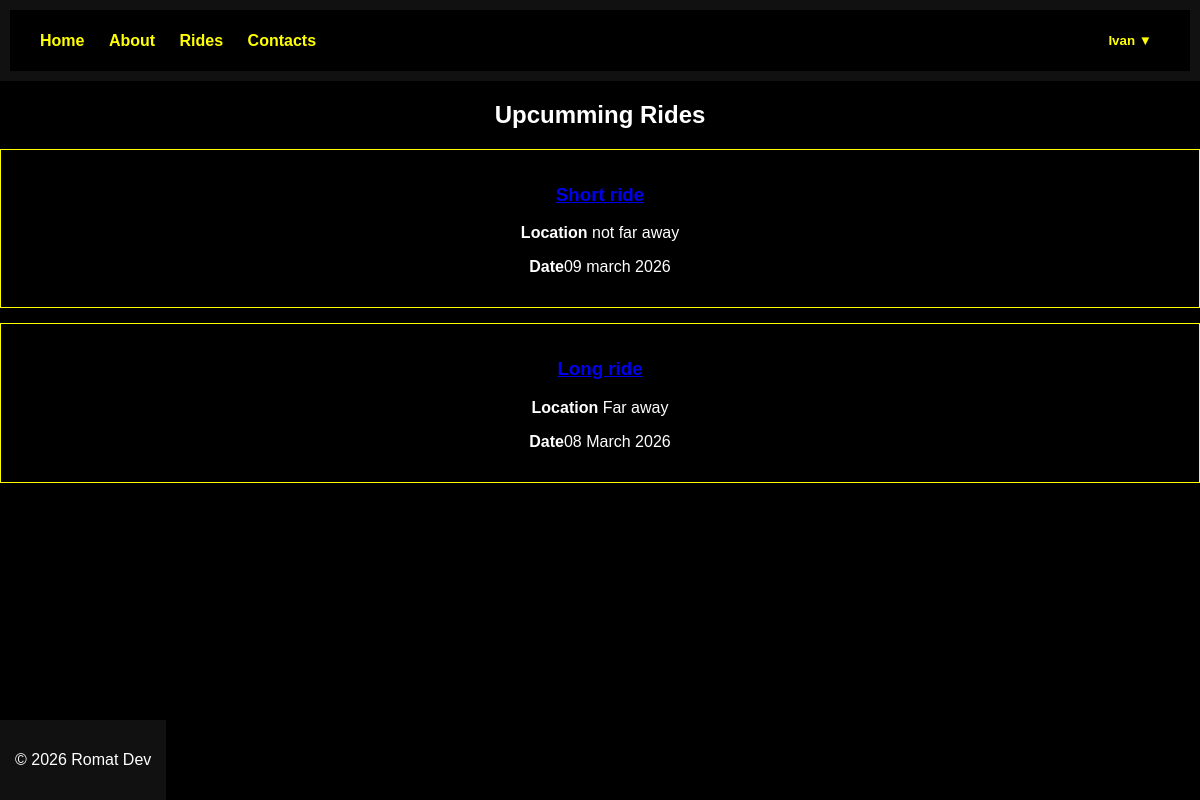
/rides (signed in), run on the app's committed database.
### app.py (models this page shows)
class User(UserMixin, db.Model):
    id = db.Column(db.Integer, primary_key=True)
    username = db.Column(db.String(150), unique=True, nullable=False)
    password = db.Column(db.String(200), nullable=False)
    role = db.Column(db.String(20), default='member')
    approved = db.Column(db.Boolean, default=False)
    is_senior = db.Column(db.Boolean, default=False)
    chapter = db.Column(db.String(50))

class Ride(db.Model):
    id = db.Column(db.Integer, primary_key=True)
    title = db.Column(db.String(200))
    location = db.Column(db.String(200))
    ride_date = db.Column(db.String(100))
    description = db.Column(db.Text)
    created_by = db.Column(db.Integer)
    meeting_points = db.relationship(
        'MeetingPoint',
        backref='ride',
        cascade="all, delete-orphan"
    )
    participants = db.relationship(
        'RideParticipant',
        backref='ride',
        cascade='all, delete-orphan'
    )

### app.py (the view)
@app.route('/rides')
def rides():
    rides = Ride.query.order_by(Ride.id.desc()).all()
    return render_template('rides.html', rides=rides)

### app.py (called while the page is built)
@login_manager.user_loader
def load_user(user_id):
    return User.query.get(int(user_id))

### templates/rides.html (shortened to what this page needs)
{% extends "base.html"%}
{% block content %}
<h2>Upcumming Rides</h2>
{% for ride in rides %}
    <div style="border:1px solid yellow; padding:15px; margin-bottom:15px;">
        <h3>
            <a href="{{ url_for('ride_detail', ride_id=ride.id) }}">{{ ride.title }} </a>
        </h3>
        <p><strong>Location</strong> {{ ride.location }}</p>
        <p><strong>Date</strong>{{ ride.ride_date }}</p>
    </div>
{% else %}
    <p>No Rides Sceduled </p>
{% endfor %}
{% endblock %}

### templates/base.html (shortened to what this page needs)
<!DOCTYPE html>
<html lang="en">
<head>
    <link rel="stylesheet" href="{{ url_for('static', filename='css/style.css') }}">
</head>
<body>
<header>
    <nav class="navbar">
        <div class="nav-left">
            <a href="{{ url_for('index') }}">Home</a>
            <a href="{{ url_for('about') }}">About</a>
            <a href="{{ url_for('rides') }}">Rides</a>
            <a href="{{ url_for('contacts') }}">Contacts</a>
        </div>
        <div class="nav-right">
            {% if current_user.is_authenticated %}
            <div class="dropdown">
                <button class="dropbtn">
                    {{ current_user.username }} ▼
                </button>
            </div>
            {% else %}
                <a href="{{ url_for('login') }}">Login</a>
                <a href="{{ url_for('register') }}">Register</a>
            {% endif %}
        </div>
    </nav>
</header>
<main>
    {% block content %}
    {% endblock %}
</main>
<footer>
    <p>© 2026 Romat Dev</p>
</footer>
</body>
</html>

### static/css/style.css (style rules this page uses)
body { background-color: black; color: white; font-family: Arial, Helvetica, sans-serif; margin: 0; text-align: center; }
header { background-color: #111; padding: 10px; }
.navbar { display:flex; justify-content:space-between; align-items:center; background:black; padding:15px 30px; }
.navbar a { color:yellow; text-decoration:none; margin-right:20px; font-weight:bold; }
.nav-right { position:relative; }
.dropbtn { background:black; color:yellow; border:none; font-weight:bold; cursor:pointer; }
.dropdown { position:relative; display:inline-block; }
footer { background-color: #111; text-align: center; padding: 15px; margin-top: 40px; position: fixed; bottom: 0; }
button { padding: 8px; background-color: yellow; border: none; font-weight: bold; cursor: pointer; }

### data on the page
User: username "Ivan"
Ride: title "Short ride", location "not far away", ride_date "09 march 2026"
Ride: title "Long ride", location "Far away", ride_date "08 March 2026"
